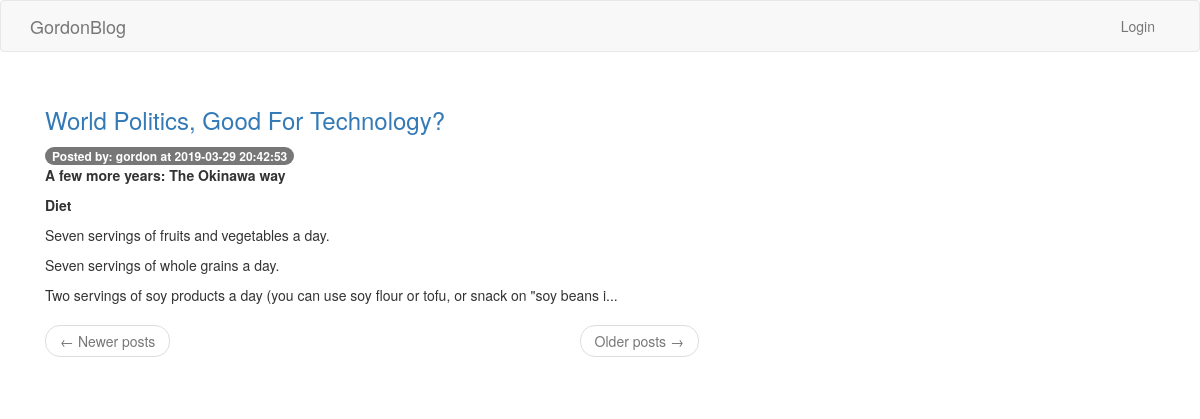
Screenshot of /index/technology with the database file from the repository.
### app/models.py (models this page shows, shortened)
class Post(db.Model):
	id = db.Column(db.Integer, primary_key=True)
	title = db.Column(db.String(64), index=True, unique=True)
	body = db.Column(db.Text)
	tag_objects = db.relationship("Tag", secondary="post_tag")
	tags = association_proxy("tag_objects", "name",
								creator=lambda name: Tag(name=name))
	timestamp = db.Column(db.DateTime, index=True, default=datetime.utcnow)
	user_id = db.Column(db.Integer, db.ForeignKey('user.id'))
	"""
	@hybrid_property
	def slug(self):
		result = []
		punct_re = re.compile(r'[\t !"#$%&\'()*\-/<=>?@\[\\\]^_`{|},.]+')
		for word in punct_re.split(self.title.lower()):
			if word:
				result.append(word)
		return '-'.join(result)

	@slug.expression
	def slug(cls):
		result = []
		print(cls.title)
		punct_re = re.compile(r'[\t !"#$%&\'()*\-/<=>?@\[\\\]^_`{|},.]+')
		for word in punct_re.split(cls.title):
			if word:
				result.append(word)
		return func.lower('-'.join(result))
	"""
	@hybrid_property
	def slug(self):
		return self.title.replace(" ", "-").lower()
	@slug.expression
	def slug(cls):
		return func.lower(func.replace(cls.title, " ", "-"))

class User(UserMixin,db.Model):
	id = db.Column(db.Integer, primary_key=True)
	username = db.Column(db.String(64), index=True, unique=True)
	email = db.Column(db.String(120), index=True, unique=True)
	password_hash = db.Column(db.String(128))
	posts = db.relationship('Post', backref='author', lazy='dynamic')

### app/routes.py (the view)
@app.route('/index/<tag>')
def taggedindex(tag):
	tag = tag.replace("-"," ")
	page = request.args.get('page', 1, type=int)
	posts = Post.query.filter(Post.tags.any(Tag.name==tag)).order_by(
							Post.timestamp.desc()).paginate(page,app.config['POSTS_PER_PAGE'], False)
	next_url = url_for('index', page=posts.next_num) \
		if posts.has_next else None
	prev_url = url_for('index', page=posts.prev_num) \
		if posts.has_prev else None
	return render_template('index.html', title='Home',
						   posts=posts.items, next_url=next_url,
						   prev_url=prev_url)

### app/templates/index.html (shortened to what this page needs)
{% extends "base.html" %}
{% block content %}
	<div class = "container" style="display: flex;">
			<div class="flex-item" style="flex-grow:1;padding:15px;">
				{% for post in posts %}
				<h3>
					<a href="{{ url_for('fullpost',year=post.timestamp.year,month=post.timestamp.month,day=post.timestamp.day,slug=post.slug) }}">
					{{ post.title }}
					</a><br>
				</h3>
				<span class="badge badge-primary">
					Posted by: {{ post.author.username }} at {{ post.timestamp }}
				</span>
					{{ post.body|safe|truncate(300, True) }}
				{% endfor %}
				<nav aria-label="...">
					<ul class="pager">
						<li class="previous{% if not prev_url %} disabled{% endif %}">
							<a href="{{ prev_url or '#' }}">
								<span aria-hidden="true">&larr;</span> Newer posts
							</a>
						</li>
						<li class="next{% if not next_url %} disabled{% endif %}">
							<a href="{{ next_url or '#' }}">
								Older posts <span aria-hidden="true">&rarr;</span>
							</a>
						</li>
					</ul>
				</nav>
			</div>
			<div class = "fixed" style="width:40%;padding-top: 25px;">
	</div>
{% endblock %}

### rows the page displays
Post: title "World Politics, Good For Technology?", author.username "gordon", timestamp "2019-03-29 20:42:53", body "A few more years: The Okinawa way Diet Seven servings of fruits and vegetables a day. Seven servings of whole grains a day. Two servings of soy products a day (you can use soy flour or tofu, or snack on \"soy beans i..."
